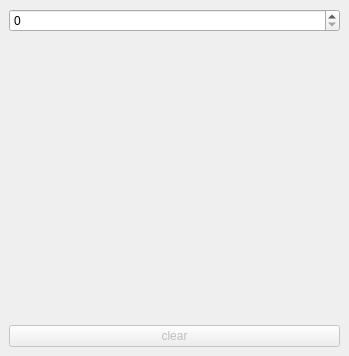
<?xml version="1.0" encoding="UTF-8"?>
<ui version="4.0">
 <class>MainWindow</class>
 <widget class="QMainWindow" name="MainWindow">
  <property name="geometry">
   <rect>
    <x>0</x>
    <y>0</y>
    <width>349</width>
    <height>356</height>
   </rect>
  </property>
  <widget class="QWidget" name="centralwidget">
   <layout class="QVBoxLayout">
    <item>
     <widget class="QSpinBox" name="spinBox_amount"/>
    </item>
    <item>
     <widget class="QLabel" name="label_even_odd"/>
    </item>
    <item>
     <widget class="QPushButton" name="pushButton_reset">
      <property name="enabled">
       <bool>false</bool>
      </property>
      <property name="text">
       <string>clear</string>
      </property>
     </widget>
    </item>
   </layout>
  </widget>
 </widget>
 <resources/>
 <connections/>
</ui>
